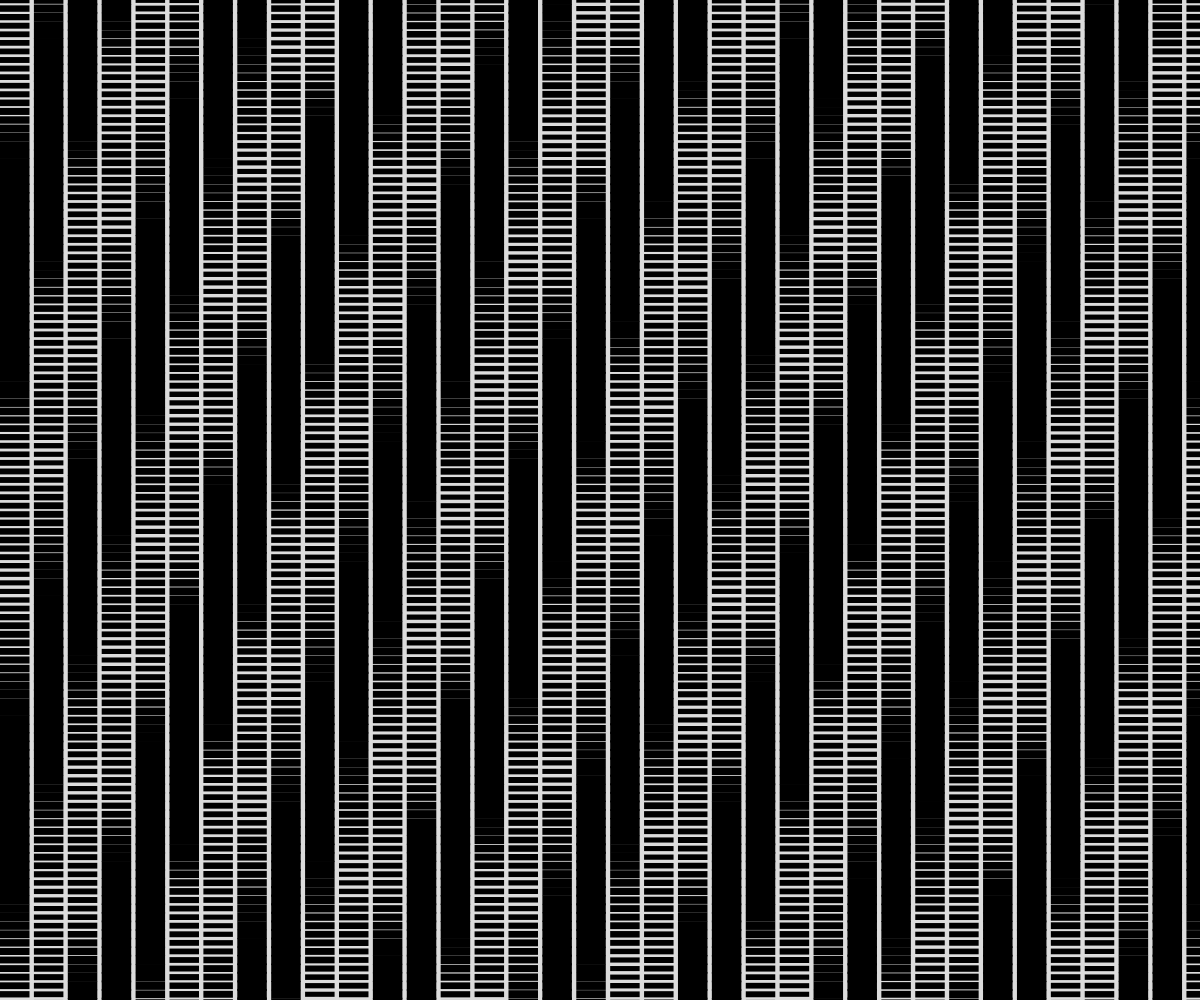
Frame 1 (no input)
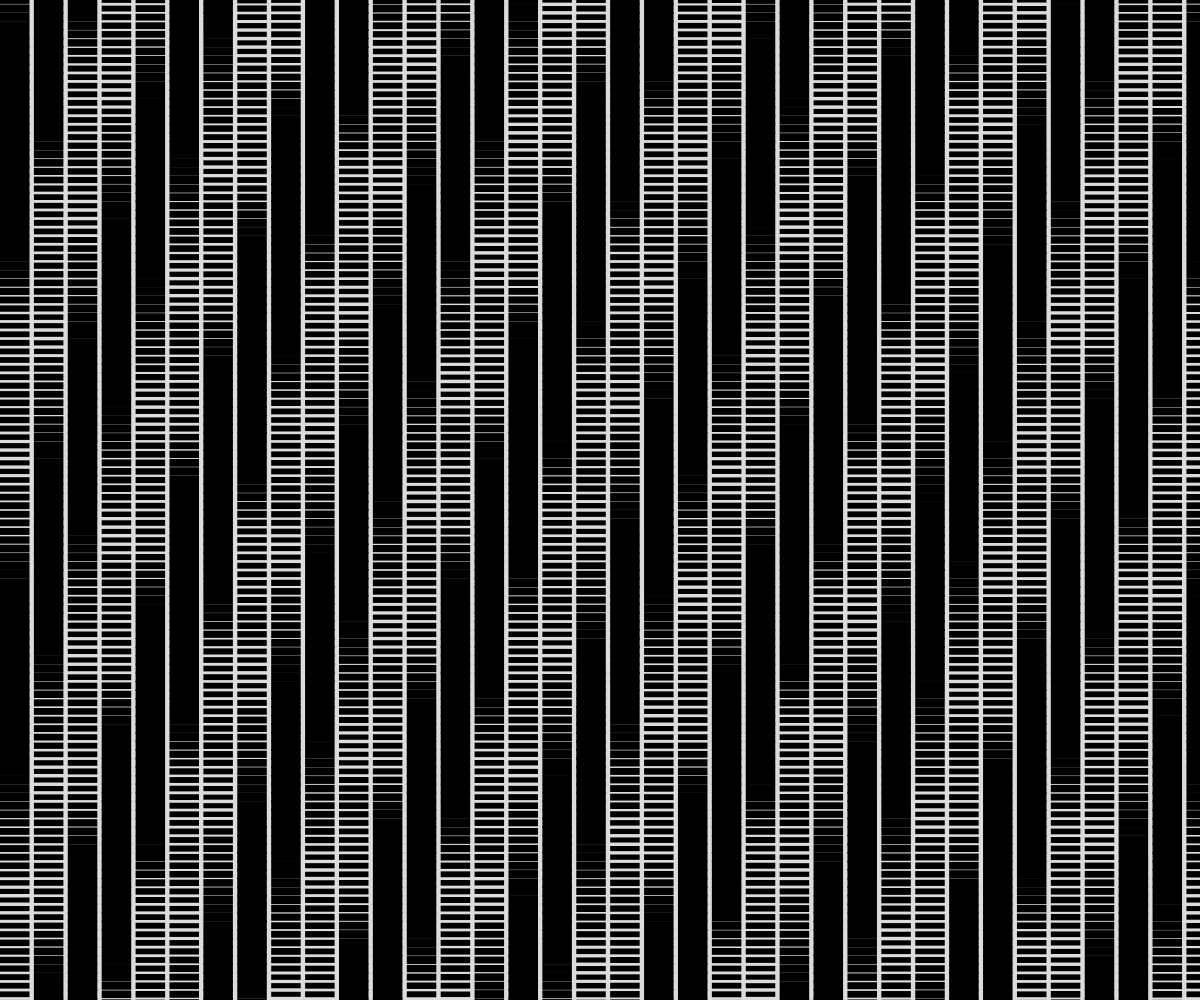
Frame 60 (no input)
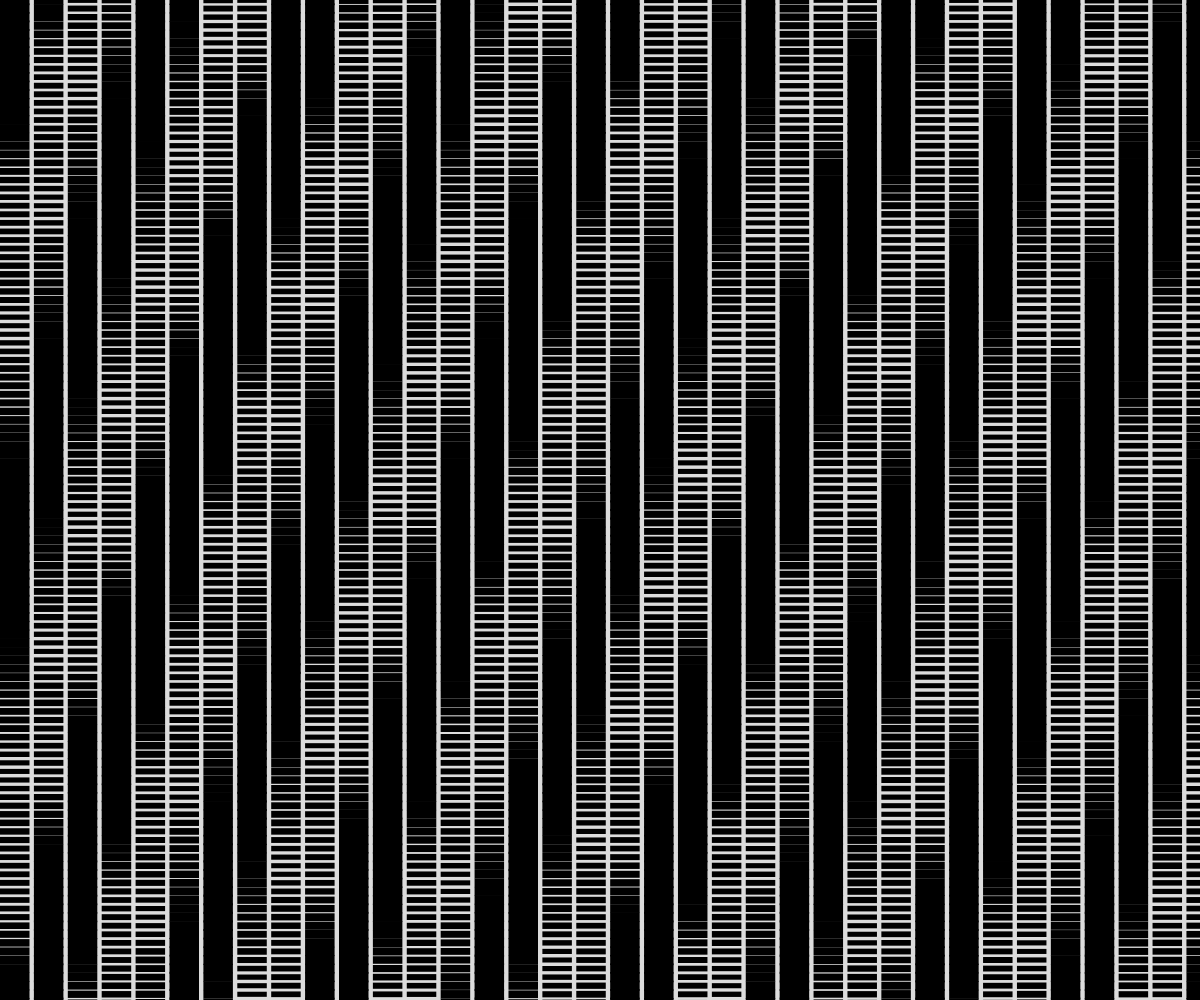
Frame 120 (the mouse pressed at the canvas centre since frame 60)

The p5.js sketch that drew these frames (run headless with seeded random() and noise() and a simulated clock; from frame 60 on, the mouse is pressed at the canvas centre):

// p5.js sketch
// ── sketch.js
function setup() {
  var myCanvas = createCanvas(windowWidth, windowHeight);
  //myCanvas.parent('Sprint1Teil2');

  //windowResized()
}

function draw() {
  background(220);

  let gridX = 29.5;
  let gridY = 140;

  let abstandX = height / gridX;
  let abstandY = width / gridY;

  let anzahl = gridX * gridY*2;

  for (let i = 0; i < anzahl; i++) {
    
    let yreihe = i % gridY;

    let xreihe = (i - yreihe) / gridY;

    let xpos = xreihe * abstandX;
    let ypos = yreihe * abstandY;
 
    //let strickdicke = (sin(i / 20 + frameCount/20) + 1) * 4;
   let strickdicke = noise(sin(i / 20 + frameCount/80) + 1) * 4;
   //let strickdicke = sin(noise((i / 40 + frameCount/-80) + 4) + noise((i / 40 + frameCount/80)+1)) * 6;
    //console.log(strickdicke);

    if (strickdicke < 4) {
      strickdicke = strickdicke *2;
    }
    strokeWeight(strickdicke*2) ;
    strokeCap(SQUARE);

    line(xpos, ypos, xpos + gridX,ypos);
  }


}

function windowResized() {
  resizeCanvas(windowWidth, windowHeight);
}
